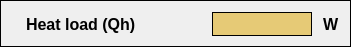
     <widget class="QWidget" name="widget_42" native="true">
      <property name="geometry">
       <rect>
        <x>784</x>
        <y>52</y>
        <width>351</width>
        <height>43</height>
       </rect>
      </property>
      <property name="styleSheet">
       <string notr="true">border: 1px solid black;</string>
      </property>
      <layout class="QHBoxLayout" name="horizontalLayout_161">
       <item>
        <widget class="QWidget" name="widget_17" native="true">
         <property name="minimumSize">
          <size>
           <width>0</width>
           <height>25</height>
          </size>
         </property>
         <property name="maximumSize">
          <size>
           <width>16777215</width>
           <height>23</height>
          </size>
         </property>
         <property name="styleSheet">
          <string notr="true">border-color: transparent;</string>
         </property>
         <widget class="QWidget" name="layoutWidget_10">
          <property name="geometry">
           <rect>
            <x>10</x>
            <y>0</y>
            <width>321</width>
            <height>24</height>
           </rect>
          </property>
          <layout class="QHBoxLayout" name="horizontalLayout_23">
           <item>
            <widget class="QLabel" name="label_6_4_shell">
             <property name="minimumSize">
              <size>
               <width>172</width>
               <height>0</height>
              </size>
             </property>
             <property name="maximumSize">
              <size>
               <width>200</width>
               <height>16777215</height>
              </size>
             </property>
             <property name="font">
              <font>
               <pointsize>12</pointsize>
               <weight>75</weight>
               <bold>true</bold>
              </font>
             </property>
             <property name="styleSheet">
              <string notr="true">border-color: transparent;</string>
             </property>
             <property name="text">
              <string>Heat load (Qh)</string>
             </property>
             <property name="alignment">
              <set>Qt::AlignLeading|Qt::AlignLeft|Qt::AlignVCenter</set>
             </property>
            </widget>
           </item>
           <item>
            <spacer name="horizontalSpacer_158">
             <property name="orientation">
              <enum>Qt::Horizontal</enum>
             </property>
             <property name="sizeType">
              <enum>QSizePolicy::Expanding</enum>
             </property>
             <property name="sizeHint" stdset="0">
              <size>
               <width>40</width>
               <height>20</height>
              </size>
             </property>
            </spacer>
           </item>
           <item>
            <widget class="QLabel" name="label_shell_Heat_load">
             <property name="minimumSize">
              <size>
               <width>100</width>
               <height>22</height>
              </size>
             </property>
             <property name="maximumSize">
              <size>
               <width>130</width>
               <height>16777215</height>
              </size>
             </property>
             <property name="font">
              <font>
               <pointsize>12</pointsize>
               <weight>75</weight>
               <bold>true</bold>
              </font>
             </property>
             <property name="styleSheet">
              <string notr="true">background-color: rgb(230, 202, 118);
border:1px solid black;</string>
             </property>
             <property name="text">
              <string/>
             </property>
            </widget>
           </item>
           <item>
            <widget class="QLabel" name="label_361">
             <property name="sizePolicy">
              <sizepolicy hsizetype="Preferred" vsizetype="Preferred">
               <horstretch>0</horstretch>
               <verstretch>0</verstretch>
              </sizepolicy>
             </property>
             <property name="minimumSize">
              <size>
               <width>24</width>
               <height>0</height>
              </size>
             </property>
             <property name="maximumSize">
              <size>
               <width>20</width>
               <height>16777215</height>
              </size>
             </property>
             <property name="font">
              <font>
               <pointsize>12</pointsize>
               <weight>75</weight>
               <bold>true</bold>
              </font>
             </property>
             <property name="styleSheet">
              <string notr="true">border-color: transparent;</string>
             </property>
             <property name="text">
              <string>W</string>
             </property>
            </widget>
           </item>
          </layout>
         </widget>
        </widget>
       </item>
      </layout>
     </widget>
